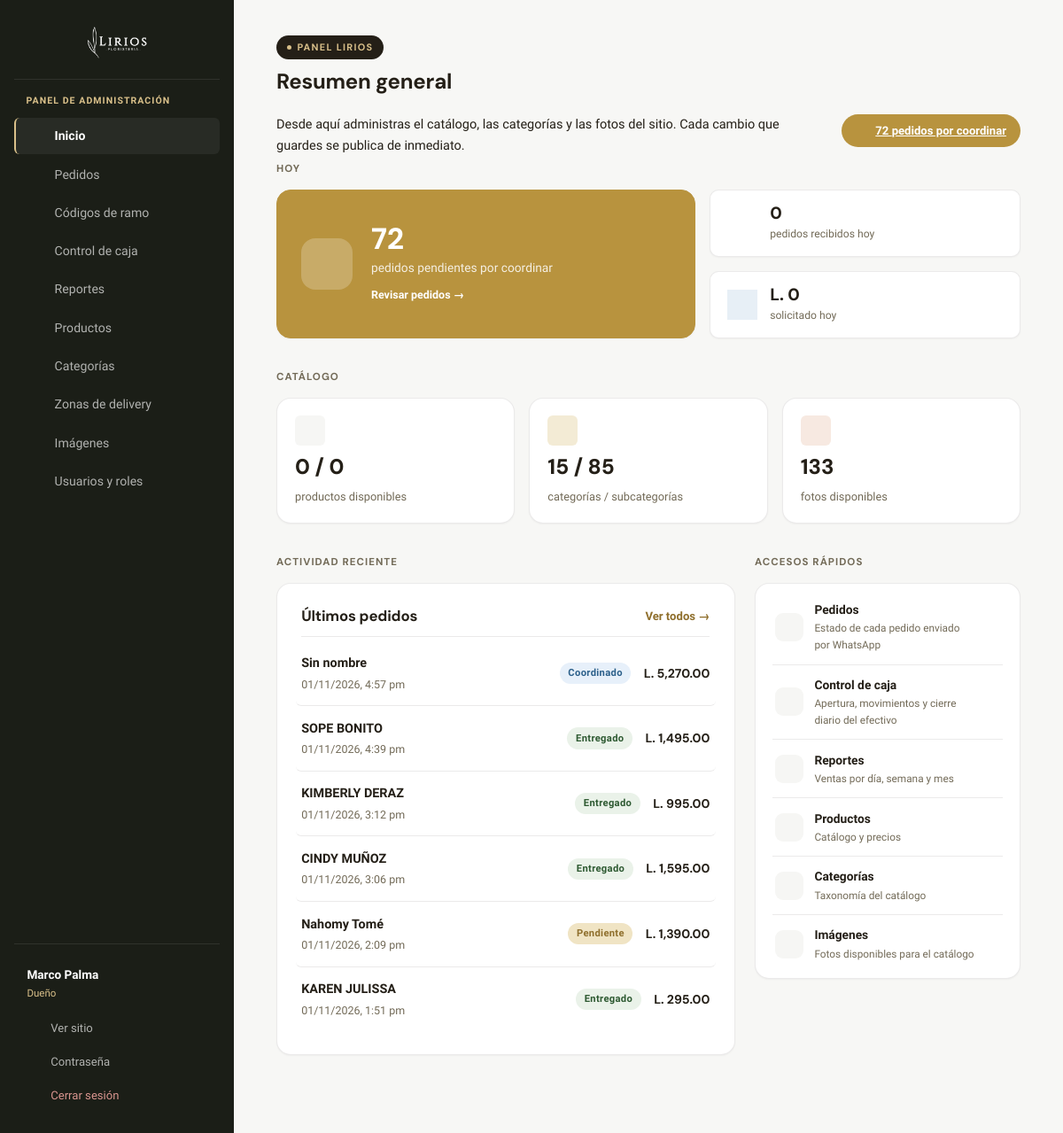
The app's page /admin/dashboard.php (signed in) with its own data.
### tables this page shows
CREATE TABLE admin_usuarios (
  id            INT AUTO_INCREMENT PRIMARY KEY,
  usuario       VARCHAR(50) NOT NULL UNIQUE,
  nombre        VARCHAR(100) NOT NULL,
  password_hash VARCHAR(255) NOT NULL,
  rol_id        INT NOT NULL,
  activo        TINYINT(1) NOT NULL DEFAULT 1,
  ultimo_acceso DATETIME DEFAULT NULL,
  creado_en     DATETIME NOT NULL DEFAULT CURRENT_TIMESTAMP,
  FOREIGN KEY (rol_id) REFERENCES admin_roles(id)
);

CREATE TABLE admin_roles (
  id          INT AUTO_INCREMENT PRIMARY KEY,
  nombre      VARCHAR(80) NOT NULL UNIQUE,
  descripcion VARCHAR(200) DEFAULT NULL,
  es_dueno    TINYINT(1) NOT NULL DEFAULT 0,   
  creado_en   DATETIME NOT NULL DEFAULT CURRENT_TIMESTAMP
);

CREATE TABLE pedidos (
  id                   INT AUTO_INCREMENT PRIMARY KEY,
  cliente_nombre       VARCHAR(150) DEFAULT NULL,
  telefono             VARCHAR(30) DEFAULT NULL,
  receptor_nombre      VARCHAR(150) DEFAULT NULL,   
  receptor_telefono    VARCHAR(30) DEFAULT NULL,
  fecha_entrega        DATE DEFAULT NULL,
  hora_entrega         VARCHAR(20) DEFAULT NULL,
  tipo_entrega         VARCHAR(40) DEFAULT NULL,
  direccion            VARCHAR(300) DEFAULT NULL,
  zona_delivery_id     INT DEFAULT NULL,
  zona_delivery_nombre VARCHAR(100) DEFAULT NULL,  
  costo_delivery       DECIMAL(10,2) NOT NULL DEFAULT 0,
  dedicatoria          VARCHAR(300) DEFAULT NULL,
  forma_pago           VARCHAR(100) DEFAULT NULL,
  nota                 VARCHAR(500) DEFAULT NULL,
  ip                   VARCHAR(45) DEFAULT NULL,
  estado               ENUM('pendiente','coordinado','entregado') NOT NULL DEFAULT 'pendiente',
  total                DECIMAL(10,2) NOT NULL,
  origen               ENUM('web','manual') NOT NULL DEFAULT 'web',   
  descripcion          VARCHAR(500) DEFAULT NULL,          
  canal                ENUM('web','tienda','whatsapp','instagram','facebook','tiktok') NOT NULL DEFAULT 'web',   
  vendedor             VARCHAR(100) DEFAULT NULL,          
  creado_en            DATETIME NOT NULL DEFAULT CURRENT_TIMESTAMP,
  FOREIGN KEY (zona_delivery_id) REFERENCES zonas_delivery(id) ON DELETE SET NULL
);

### admin/includes/functions.php (called while the page is built, shortened)
<?php
function e(?string $texto): string
{
    return htmlspecialchars((string) $texto, ENT_QUOTES, 'UTF-8');
}

### admin/includes/permisos.php (called while the page is built, shortened)
<?php
function usuario_actual(): ?array
{
    static $cargado = false, $usuario = null;
    if ($cargado) {
        return $usuario;
    }
    $cargado = true;
    $id = (int) ($_SESSION['usuario_id'] ?? 0);
    $stmt = db()->prepare(
        'SELECT u.id, u.usuario, u.nombre, u.rol_id, r.nombre AS rol_nombre, r.es_dueno
         FROM admin_usuarios u JOIN admin_roles r ON r.id = u.rol_id
         WHERE u.id = ? AND u.activo = 1'
    );
    $stmt->execute([$id]);
    $fila = $stmt->fetch();
    $permisos = [];
    $fila['permisos'] = $permisos;
    $usuario = $fila;
    return $usuario;
}

### config/db.php (called while the page is built, shortened)
<?php
function db(): PDO
{
    static $pdo = null;
    if ($pdo === null) {
        try {
            $pdo = new PDO(
                'mysql:host=' . DB_HOST . ';dbname=' . DB_NAME . ';charset=utf8mb4',
                DB_USER,
                DB_PASS,
                [
                    PDO::ATTR_ERRMODE => PDO::ERRMODE_EXCEPTION,
                    PDO::ATTR_DEFAULT_FETCH_MODE => PDO::FETCH_ASSOC,
                    PDO::ATTR_EMULATE_PREPARES => false,
                ]
            );
        } catch (PDOException $e) {
            error_log('[lirios] No se pudo conectar a la base de datos: ' . $e->getMessage());
            fallar_conexion_bd();
        }
    }
    return $pdo;
}

### admin/includes/auth.php (called while the page is built, shortened)
<?php
require_once __DIR__ . '/permisos.php';
if (empty($_SESSION['lirios_admin']) || usuario_actual() === null) {
    unset($_SESSION['lirios_admin'], $_SESSION['usuario_id']);
    header('Location: index.php');
    exit;
}

### admin/dashboard.php (the view, shortened to what this page needs)
<?php
require_once __DIR__ . '/includes/auth.php';
require_once __DIR__ . '/includes/functions.php';
require_once __DIR__ . '/includes/layout.php';
$totalProductos = (int) db()->query('SELECT COUNT(*) FROM productos')->fetchColumn();
$totalDisponibles = (int) db()->query('SELECT COUNT(*) FROM productos WHERE disponible = 1')->fetchColumn();
$totalCategorias = (int) db()->query('SELECT COUNT(*) FROM categorias')->fetchColumn();
$totalSubcategorias = (int) db()->query('SELECT COUNT(*) FROM subcategorias')->fetchColumn();
$imagenes = is_dir(IMAGENES_DIR)
    ? glob(IMAGENES_DIR . '/*.{jpg,jpeg,png,webp}', GLOB_BRACE)
    : [];
$stmtHoy = db()->prepare('SELECT COUNT(*) AS pedidos, COALESCE(SUM(total),0) AS ingresos FROM pedidos WHERE creado_en >= ?');
$stmtHoy->execute([date('Y-m-d') . ' 00:00:00']);
$hoy = $stmtHoy->fetch();
$pedidosHoy = (int) $hoy['pedidos'];
$ingresosHoy = (float) $hoy['ingresos'];
$pedidosPendientes = (int) db()->query("SELECT COUNT(*) FROM pedidos WHERE estado = 'pendiente'")->fetchColumn();
$pedidosRecientes = db()->query(
    'SELECT id, cliente_nombre, total, estado, creado_en FROM pedidos ORDER BY creado_en DESC LIMIT 6'
)->fetchAll();
$accesos = [
    ['pedidos.php', 'pedidos', 'Pedidos', 'Estado de cada pedido enviado por WhatsApp'],
    ['caja.php', 'caja', 'Control de caja', 'Apertura, movimientos y cierre diario del efectivo'],
    ['reportes.php', 'reportes', 'Reportes', 'Ventas por día, semana y mes'],
    ['productos.php', 'productos', 'Productos', 'Catálogo y precios'],
    ['categorias.php', 'categorias', 'Categorías', 'Taxonomía del catálogo'],
    ['subir-imagen.php', 'imagenes', 'Imágenes', 'Fotos disponibles para el catálogo'],
];
admin_header('Resumen general', 'dashboard.php');
?>
<div class="dash-intro-row">
  <p class="intro">Desde aquí administras el catálogo, las categorías y las fotos del sitio. Cada cambio que guardes se publica de inmediato.</p>
  <?php if ($pedidosPendientes > 0): ?>
    <a href="pedidos.php" class="estado-pill alerta"><?= admin_icono('pedidos') ?> <?= $pedidosPendientes ?> <?= $pedidosPendientes === 1 ? 'pedido por coordinar' : 'pedidos por coordinar' ?></a>
  <?php else: ?>
    <span class="estado-pill ok"><?= admin_icono('check') ?> Todo al día</span>
  <?php endif; ?>
</div>
<div class="dash-section">
  <span class="section-label">Hoy</span>
  <div class="hero-grid">
    <a href="pedidos.php" class="hero-tile <?= $pedidosPendientes > 0 ? 'alerta' : '' ?>">
      <span class="hero-icono"><?= admin_icono($pedidosPendientes > 0 ? 'pedidos' : 'check') ?></span>
      <div>
        <span class="hero-num"><?= $pedidosPendientes ?></span>
        <span class="hero-lbl"><?= $pedidosPendientes > 0 ? ($pedidosPendientes === 1 ? 'pedido pendiente por coordinar' : 'pedidos pendientes por coordinar') : 'pedidos pendientes — no hay nada esperando' ?></span>
        <span class="hero-cta">Revisar pedidos →</span>
      </div>
    </a>
    <div class="hero-stack">
      <div class="mini-tile">
        <span class="kpi-icono"><?= admin_icono('reportes') ?></span>
        <div>
          <span class="num"><?= $pedidosHoy ?></span>
          <span class="lbl">pedidos recibidos hoy</span>
        </div>
      </div>
      <div class="mini-tile">
        <span class="kpi-icono azul"><?= admin_icono('reportes') ?></span>
        <div>
          <span class="num">L. <?= number_format($ingresosHoy, 0) ?></span>
          <span class="lbl">solicitado hoy</span>
        </div>
      </div>
    </div>
  </div>
</div>
<div class="dash-section">
  <span class="section-label">Catálogo</span>
  <div class="kpi-grid">
    <div class="kpi-tile">
      <span class="kpi-icono"><?= admin_icono('productos') ?></span>
      <span class="num"><?= $totalDisponibles ?> / <?= $totalProductos ?></span>
      <span class="lbl">productos disponibles</span>
    </div>
    <div class="kpi-tile">
      <span class="kpi-icono salvia"><?= admin_icono('categorias') ?></span>
      <span class="num"><?= $totalCategorias ?> / <?= $totalSubcategorias ?></span>
      <span class="lbl">categorías / subcategorías</span>
    </div>
    <div class="kpi-tile">
      <span class="kpi-icono terracota"><?= admin_icono('imagenes') ?></span>
      <span class="num"><?= count($imagenes) ?></span>
      <span class="lbl">fotos disponibles</span>
    </div>
  </div>
</div>
<div class="dash-body">
  <div class="dash-section" style="margin-bottom:0">
    <span class="section-label">Actividad reciente</span>
    <div class="panel">
      <div class="panel-header">
        <h2>Últimos pedidos</h2>
        <a class="ver-todo" href="pedidos.php">Ver todos →</a>
      </div>
      <?php if (!$pedidosRecientes): ?>
        <div class="panel-empty">
          <span class="panel-empty-icono"><?= admin_icono('pedidos') ?></span>
          <p>Todavía no ha entrado ningún pedido. En cuanto una clienta envíe uno por WhatsApp, aparecerá aquí.</p>
        </div>
      <?php else: ?>
        <div class="activity-list">
          <?php foreach ($pedidosRecientes as $p): ?>
            <a class="activity-row" href="pedidos.php">
              <div class="activity-main">
                <strong><?= e($p['cliente_nombre'] ?: 'Sin nombre') ?></strong>
                <span><?= e(date('d/m/Y, g:i a', strtotime($p['creado_en']))) ?></span>
              </div>
              <div class="activity-meta">
                <span class="badge <?= e($p['estado']) ?>"><?= e(ESTADOS_PEDIDO[$p['estado']] ?? $p['estado']) ?></span>
                <span class="monto">L. <?= number_format((float) $p['total'], 2) ?></span>
              </div>
            </a>
          <?php endforeach; ?>
        </div>
      <?php endif; ?>
    </div>
  </div>
  <div class="dash-section" style="margin-bottom:0">
    <span class="section-label">Accesos rápidos</span>
    <div class="panel" style="padding:0.4rem 1.2rem">
      <nav class="rail-menu">
        <?php foreach ($accesos as [$url, $icono, $nombre, $descripcion]): ?>
          <a href="<?= e($url) ?>">
            <span class="rail-icono"><?= admin_icono($icono) ?></span>
            <span class="rail-texto"><strong><?= e($nombre) ?></strong><small><?= e($descripcion) ?></small></span>
            <span class="chevron"><?= admin_icono('chevron') ?></span>
          </a>
        <?php endforeach; ?>
      </nav>
    </div>
  </div>
</div>
<?php admin_footer(); ?>

### admin/includes/layout.php (shortened to what this page needs)
<?php
function admin_icono(string $nombre): string
{
    $d = $trazos[$nombre] ?? '';
    return '<svg viewBox="0 0 24 24" fill="none" stroke="currentColor" stroke-width="1.75" '
        . 'stroke-linecap="round" stroke-linejoin="round" aria-hidden="true">' . $d . '</svg>';
}
function admin_header(string $titulo, string $activo = ''): void
{
    $todos = [
        'dashboard.php' => ['inicio', 'Inicio', null],
        'pedidos.php' => ['pedidos', 'Pedidos', 'pedidos'],
        'codigos.php' => ['codigos', 'Códigos de ramo', 'codigos'],
        'caja.php' => ['caja', 'Control de caja', 'caja'],
        'reportes.php' => ['reportes', 'Reportes', 'reportes'],
        'productos.php' => ['productos', 'Productos', 'productos'],
        'categorias.php' => ['categorias', 'Categorías', 'categorias'],
        'zonas-delivery.php' => ['zonas', 'Zonas de delivery', 'zonas'],
        'subir-imagen.php' => ['imagenes', 'Imágenes', 'imagenes'],
        'usuarios.php' => ['usuarios', 'Usuarios y roles', 'usuarios'],
    ];
    $items = [];
    foreach ($todos as $url => [$icono, $nombre, $modulo]) {
        if ($modulo === null ? es_dueno() : puede($modulo, 'ver')) {
            $items[$url] = [$icono, $nombre];
        }
    }
    $yo = usuario_actual();
    ?>
<!DOCTYPE html>
<html lang="es">
<head>
  <link rel="stylesheet" href="../css/admin.css?v=37">
</head>
<body class="admin-shell">
  <aside class="admin-sidebar">
    <a class="sidebar-brand" href="dashboard.php">
      <img src="../images/Logo_Negativo.png" alt="LIRIOS Floristería">
    </a>
    <span class="sidebar-eyebrow">Panel de administración</span>
    <nav class="sidebar-nav">
      <?php foreach ($items as $url => [$icono, $nombre]): ?>
        <a href="<?= e($url) ?>" class="<?= $activo === $url ? 'activo' : '' ?>">
          <span class="sidebar-icon"><?= admin_icono($icono) ?></span>
          <?= e($nombre) ?>
        </a>
      <?php endforeach; ?>
    </nav>
    <div class="sidebar-footer">
      <?php if ($yo): ?>
        <span class="sidebar-usuario"><strong><?= e($yo['nombre']) ?></strong><small><?= e($yo['rol_nombre']) ?></small></span>
      <?php endif; ?>
      <a href="../index.html" target="_blank" rel="noopener">
        <span class="sidebar-icon"><?= admin_icono('externo') ?></span> Ver sitio
      </a>
      <a href="cambiar-password.php" class="<?= $activo === 'cambiar-password.php' ? 'activo' : '' ?>">
        <span class="sidebar-icon"><?= admin_icono('contrasena') ?></span> Contraseña
      </a>
      <a href="logout.php" class="salir">
        <span class="sidebar-icon"><?= admin_icono('salir') ?></span> Cerrar sesión
      </a>
    </div>
  </aside>
  <div class="admin-content">
    <span class="eyebrow">Panel LIRIOS</span>
    <h1><?= e($titulo) ?></h1>
<?php
}
function admin_footer(): void
{
    ?>
  </div>
</body>
</html>
    <?php
}

### records on screen
admin_usuarios: nombre "Marco Palma", rol.nombre "Dueño"
pedidos: cliente_nombre "Sin nombre", creado_en "01/11/2026, 4:57 pm", estado "Coordinado", total "5,270.00"
pedidos: cliente_nombre "SOPE BONITO", creado_en "01/11/2026, 4:39 pm", estado "Entregado", total "1,495.00"
pedidos: cliente_nombre "KIMBERLY DERAZ", creado_en "01/11/2026, 3:12 pm", estado "Entregado", total "995.00"
pedidos: cliente_nombre "CINDY MUÑOZ", creado_en "01/11/2026, 3:06 pm", estado "Entregado", total "1,595.00"
pedidos: cliente_nombre "Nahomy Tomé", creado_en "01/11/2026, 2:09 pm", estado "Pendiente", total "1,390.00"
pedidos: cliente_nombre "KAREN JULISSA", creado_en "01/11/2026, 1:51 pm", estado "Entregado", total "295.00"

### other values on screen
$nombre "Inicio"
$nombre "Pedidos"
$nombre "Códigos de ramo"
$nombre "Control de caja"
$nombre "Reportes"
$nombre "Productos"
$nombre "Categorías"
$nombre "Zonas de delivery"
$nombre "Imágenes"
$nombre "Usuarios y roles"
$titulo "Resumen general"
$pedidosPendientes "72"
$pedidosHoy "0"
$ingresosHoy "0"
$totalDisponibles "0"
